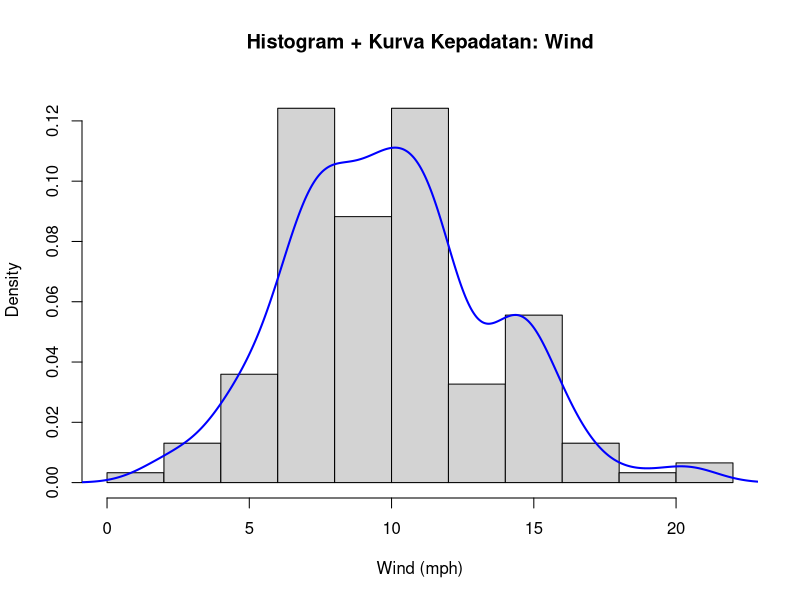
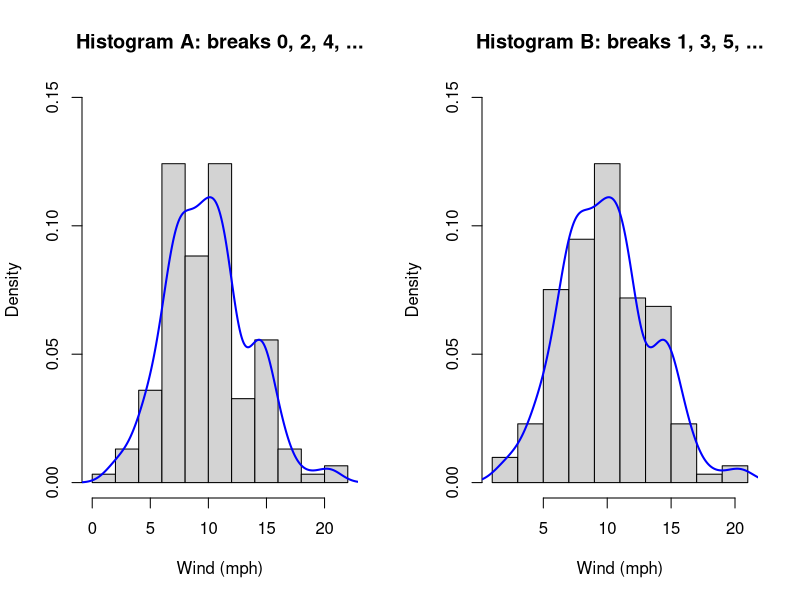
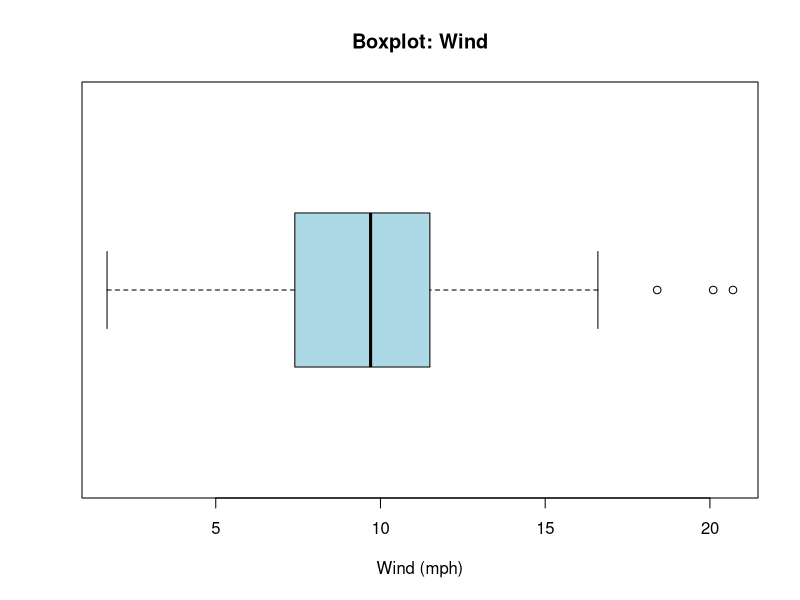
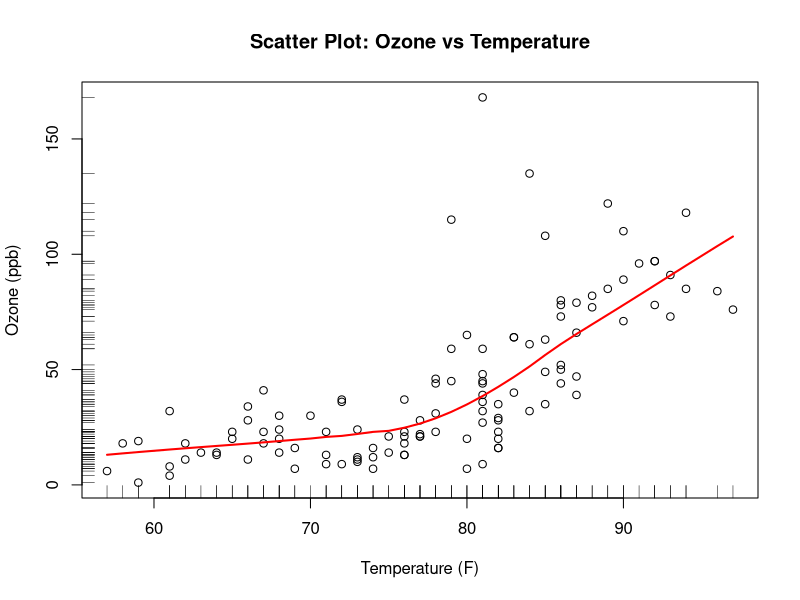
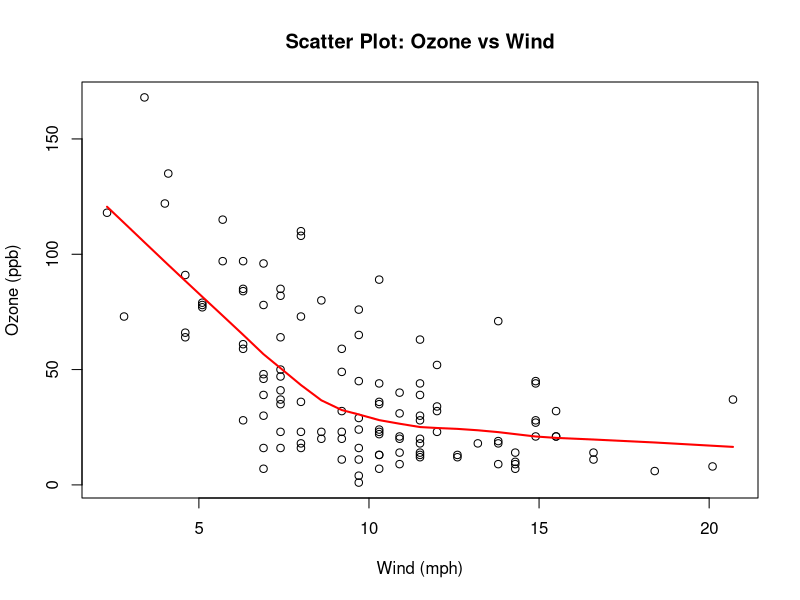

These figures' R source, in order:
# ==========================================================
# Tugas Eksplorasi Data - dataset airquality (bawaan R)
# Materi: 03-eksplorasi-data (SPADA UNTIRTA)
# ==========================================================

# ---- 0. Buka data ----------------------------------------
data(airquality)
str(airquality)
head(airquality)
summary(airquality)

# Wind tidak punya NA (NA hanya di Ozone dan Solar.R)
sum(is.na(airquality$Wind))
summary(airquality$Wind)

# ---- 1. Histogram Wind + density -------------------------
dens <- density(airquality$Wind)

hist(airquality$Wind,
     breaks = seq(0, 22, by = 2),
     probability = TRUE,
     ylim = c(0, max(dens$y) * 1.15),
     xlab = "Wind (mph)",
     main = "Histogram + Kurva Kepadatan: Wind")
lines(dens, col = "blue", lwd = 2)

# Peka terhadap breakpoints? Bandingkan dua pilihan breaks
par(mfrow = c(1, 2))
hist(airquality$Wind, breaks = seq(0, 22, by = 2),
     probability = TRUE, ylim = c(0, 0.15),
     xlab = "Wind (mph)", main = "Histogram A: breaks 0, 2, 4, ...")
lines(dens, col = "blue", lwd = 2)
hist(airquality$Wind, breaks = seq(1, 21, by = 2),
     probability = TRUE, ylim = c(0, 0.15),
     xlab = "Wind (mph)", main = "Histogram B: breaks 1, 3, 5, ...")
lines(dens, col = "blue", lwd = 2)
par(mfrow = c(1, 1))

# ---- 2. Boxplot dan stem-and-leaf ------------------------
boxplot(airquality$Wind,
        horizontal = TRUE,
        col = "lightblue",
        xlab = "Wind (mph)",
        main = "Boxplot: Wind")

# Nilai statistik lima serangkai dan pencilan
fivenum(airquality$Wind)
boxplot.stats(airquality$Wind)$out

# Diagram batang-daun
stem(airquality$Wind)

# ---- 3. Scatter plot -------------------------------------
# Ozone vs Temp (Ozone punya NA, jadi pakai kasus lengkap)
aq <- airquality[complete.cases(airquality$Ozone, airquality$Temp), ]

plot(Ozone ~ Temp, data = aq,
     xlab = "Temperature (F)",
     ylab = "Ozone (ppb)",
     main = "Scatter Plot: Ozone vs Temperature")
lines(lowess(aq$Temp, aq$Ozone), col = "red", lwd = 2)  # kurva lowess
rug(aq$Temp, side = 1)                                  # rug plot sumbu x
rug(aq$Ozone, side = 2)                                 # rug plot sumbu y

cor(aq$Temp, aq$Ozone)                       # Pearson
cor(aq$Temp, aq$Ozone, method = "spearman")  # Spearman

# Tambahan (opsional): Ozone vs Wind
aq2 <- airquality[complete.cases(airquality$Ozone, airquality$Wind), ]
plot(Ozone ~ Wind, data = aq2,
     xlab = "Wind (mph)", ylab = "Ozone (ppb)",
     main = "Scatter Plot: Ozone vs Wind")
lines(lowess(aq2$Wind, aq2$Ozone), col = "red", lwd = 2)
cor(aq2$Wind, aq2$Ozone)

# ---- (Opsional) simpan grafik ke file PNG -----------------
# png("hist_wind.png", width = 800, height = 600)
# ... kode plot ...
# dev.off()
